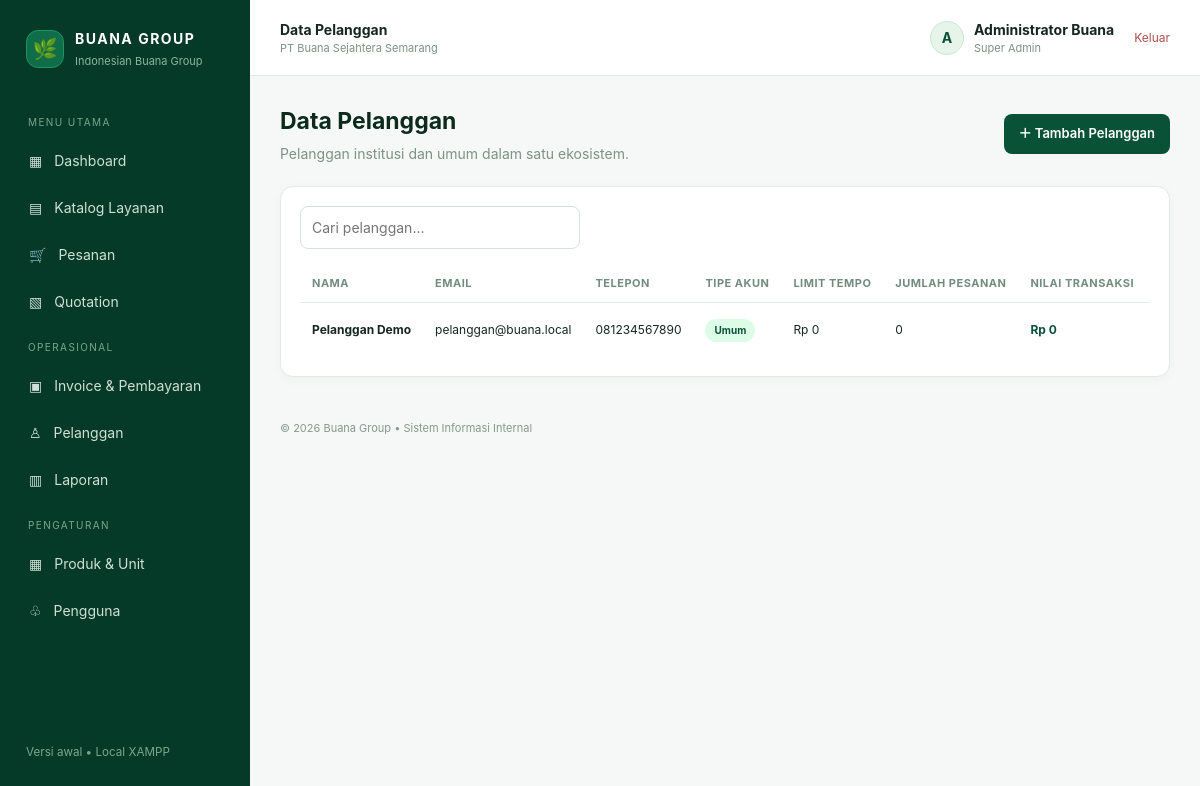
/customers.php (signed in), run on the app's committed database.
### tables this page shows
CREATE TABLE users (
 id INT AUTO_INCREMENT PRIMARY KEY,
 name VARCHAR(120) NOT NULL,
 email VARCHAR(160) NOT NULL UNIQUE,
 password VARCHAR(255) NOT NULL,
 role ENUM('super_admin','admin_unit','keuangan','operasional','customer') NOT NULL DEFAULT 'customer',
 phone VARCHAR(40) NULL,
 customer_type ENUM('umum','institusi') NOT NULL DEFAULT 'umum',
 credit_limit DECIMAL(15,2) NOT NULL DEFAULT 0,
 is_active TINYINT(1) NOT NULL DEFAULT 1,
 created_at TIMESTAMP DEFAULT CURRENT_TIMESTAMP
);

### includes/functions.php (called while the page is built, shortened)
<?php
function e($v): string { return htmlspecialchars((string)$v, ENT_QUOTES, 'UTF-8'); }
function rupiah($n): string { return 'Rp '.number_format((float)$n, 0, ',', '.'); }
function current_user(): ?array { return $_SESSION['user'] ?? null; }
function can_manage(): bool {
    return current_user() && in_array(current_user()['role'], ['super_admin','admin_unit','keuangan','operasional'], true);
}

### customers.php (the view, shortened to what this page needs)
<?php
require_once 'includes/functions.php';
$pdo = db();
$rows = $pdo->query("SELECT u.*,COUNT(o.id) order_count,COALESCE(SUM(CASE WHEN o.status<>'cancelled' THEN o.total ELSE 0 END),0) total_order FROM users u LEFT JOIN orders o ON o.customer_id=u.id WHERE u.role='customer' GROUP BY u.id ORDER BY u.name")->fetchAll();
include 'includes/header.php';
?>
<div class="page-head">
  <div>
    <h1>Data Pelanggan</h1>
    <p class="sub">Pelanggan institusi dan umum dalam satu ekosistem.</p>
  </div>
  <?php if (can_manage()): ?>
    <a class="btn gold" href="customer_create.php" onclick="openCustomerModal(event)">＋ Tambah Pelanggan</a>
  <?php endif; ?>
</div>
<div class="card">
  <div class="toolbar">
    <input data-search="tbody tr" placeholder="Cari pelanggan...">
  </div>
  <div class="table-wrap">
    <table>
      <thead>
        <tr>
          <th>Nama</th>
          <th>Email</th>
          <th>Telepon</th>
          <th>Tipe Akun</th>
          <th>Limit Tempo</th>
          <th>Jumlah Pesanan</th>
          <th>Nilai Transaksi</th>
          <?php if (can_manage()): ?>
            <th>Aksi</th>
          <?php endif; ?>
        </tr>
      </thead>
      <tbody>
        <?php foreach ($rows as $r): ?>
          <tr>
            <td>
              <b><?=e($r['name'])?></b>
            </td>
            <td><?=e($r['email'])?></td>
            <td><?=e($r['phone'] ?: '-')?></td>
            <td><span class="badge <?=($r['customer_type'] === 'institusi') ? 'blue' : 'green'?>"><?=e(ucfirst($r['customer_type'] ?? 'umum'))?></span></td>
            <td><?=rupiah($r['credit_limit'])?></td>
            <td><?=number_format($r['order_count'])?></td>
            <td class="money"><?=rupiah($r['total_order'])?></td>
            <?php if (can_manage()): ?>
              <td>
              </td>
            <?php endif; ?>
          </tr>
        <?php endforeach; ?>
      </tbody>
    </table>
  </div>
</div>
<?php include 'includes/footer.php'; ?>

### assets/style.css (style rules this page uses)
* { box-sizing:border-box }
body { margin:0;background:#f5f8f6;color:#162720;font:14px/1.5 Inter,Segoe UI,Arial,sans-serif }
.page-head { display:flex;justify-content:space-between;align-items:center;gap:15px;margin-bottom:22px }
.page-head h1 { font-size:23px;margin:0 0 4px;color:#0c2b1e }
.sub { color:#7e9286;margin:0 }
.btn { display:inline-flex;align-items:center;justify-content:center;gap:7px;background:#095238;color:white;border:0;border-radius:8px;padding:10px 15px;text-decoration:none;font-weight:600;cursor:pointer;font-size:13px;transition:background .15s }
.btn.gold { background:#095238;color:#ffffff }
.card { background:white;border:1px solid #e1ebe5;border-radius:13px;padding:19px;box-shadow:0 3px 12px rgba(6,58,40,.03) }
.table-wrap { overflow:auto }
table { width:100%;border-collapse:collapse;white-space:nowrap }
th { text-align:left;color:#728c7f;font-size:11px;font-weight:650;text-transform:uppercase;letter-spacing:.5px;padding:11px 12px;border-bottom:1px solid #e5ede8 }
td { padding:13px 12px;border-bottom:1px solid #ecf3ee;font-size:12px }
tr:last-child td { border-bottom:0 }
.badge { display:inline-block;padding:4px 9px;border-radius:20px;font-size:10px;font-weight:700 }
.badge.green { background:#dcfce7;color:#095238 }
input,select,textarea { width:100%;border:1px solid #d4e2da;border-radius:8px;padding:10px 11px;font:inherit;background:#fff;color:#162720;outline:none }
.toolbar { display:flex;gap:10px;align-items:center;margin-bottom:15px }
.toolbar input { max-width:280px }
.money { font-weight:700;color:#095238 }

### data on the page
users: name "Pelanggan Demo", email "pelanggan@buana.local", phone "081234567890", customer_type "Umum", credit_limit "Rp 0", order_count "0", total_order "Rp 0"

### other printed values
$title "Data Pelanggan"
substr($me['name'],0,1) "A"
$me['name'] "Administrator Buana"
str_replace('_',' ',$me['role']) "Super Admin"
